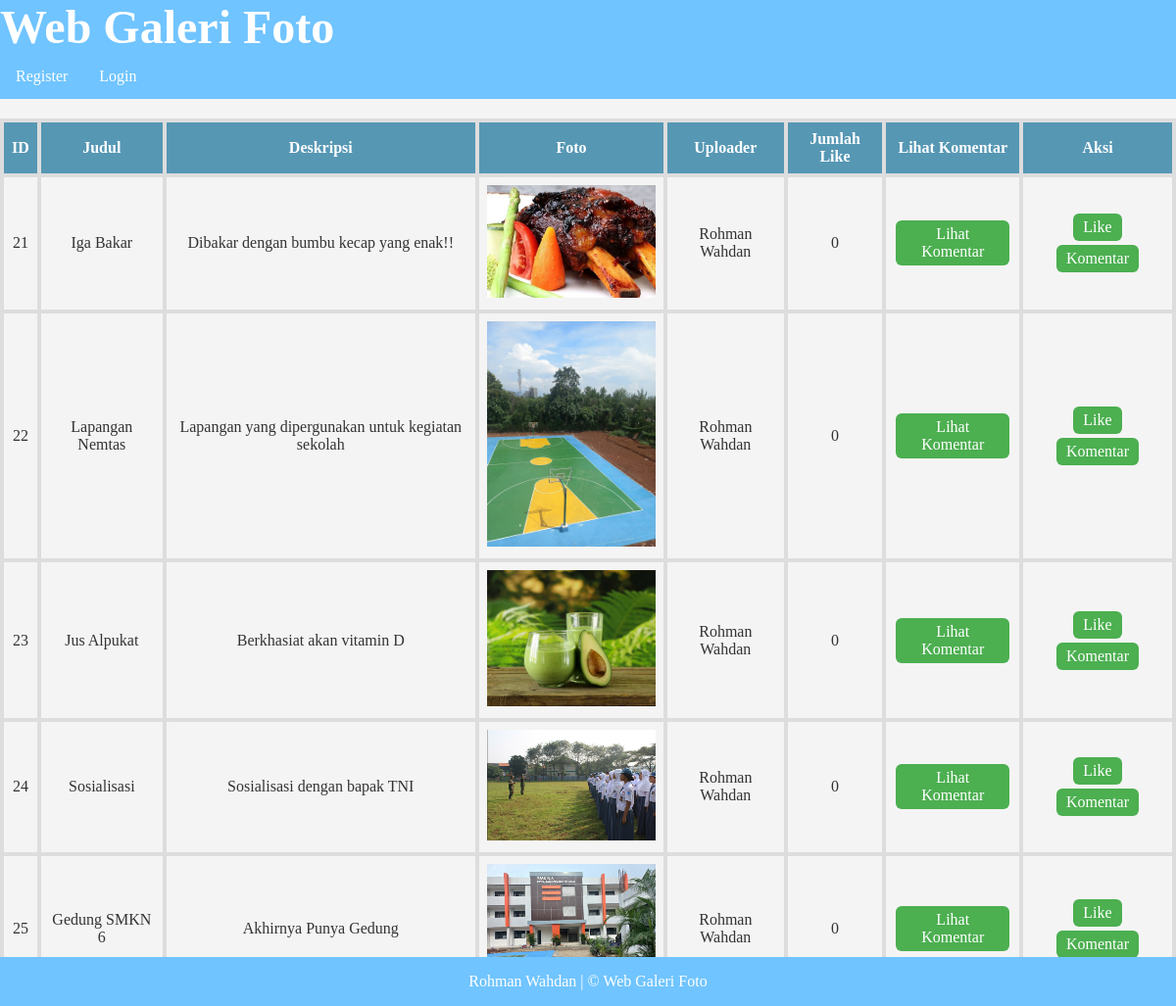
The page / on the database its author committed.
### tables this page shows
CREATE TABLE `foto` (
  `fotoid` int(11) NOT NULL,
  `judulfoto` varchar(255) NOT NULL,
  `deskripsifoto` text NOT NULL,
  `tanggalunggah` date NOT NULL,
  `lokasifile` varchar(255) NOT NULL,
  `albumid` int(11) NOT NULL,
  `userid` int(11) NOT NULL
);

CREATE TABLE `user` (
  `userid` int(11) NOT NULL,
  `username` varchar(255) NOT NULL,
  `password` varchar(255) NOT NULL,
  `email` varchar(255) NOT NULL,
  `namalengkap` varchar(255) NOT NULL,
  `alamat` text NOT NULL
);

### index.php (the view, shortened to what this page needs)
<!DOCTYPE html>
<html lang="en">
<head>
</head>
<body>
    <h1>Web Galeri Foto</h1>
    <?php
        if(!isset($_SESSION['userid'])){
    ?>
            <ul>
                <li><a href="register.php">Register</a></li>
                <li><a href="login.php">Login</a></li>
            </ul>
    <?php
        }
    ?>
    <table width="100%" border="1" cellpadding="5" cellspacing="0">
        <tr>
            <th>ID</th>
            <th>Judul</th>
            <th>Deskripsi</th>
            <th>Foto</th>
            <th>Uploader</th>
            <th>Jumlah Like</th>
            <th>Lihat Komentar</th>
            <th>Aksi</th>
        </tr>
        <?php
            include "koneksi.php";
            $sql=mysqli_query($conn,"SELECT * FROM foto,user WHERE foto.userid=user.userid");
            while($data=mysqli_fetch_array($sql)){
        ?>
            <tr>
                <td><?=$data['fotoid']?></td>
                <td><?=$data['judulfoto']?></td>
                <td><?=$data['deskripsifoto']?></td>
                <td>
                    <img src="gambar/<?=$data['lokasifile']?>" width="200px">
                </td>
                <td><?=$data['namalengkap']?></td>
                <td>
                    <?php
                        $fotoid=$data['fotoid'];
                        $sql2=mysqli_query($conn,"SELECT * from likefoto where fotoid='$fotoid'");
                        echo mysqli_num_rows($sql2);
                    ?>
                </td>
                <td>
                    <a href="lihatkomentar.php?fotoid=<?=$data['fotoid']?>">Lihat Komentar</a>
                </td>
                <td>
                    <a href="like.php?fotoid=<?=$data['fotoid']?>">Like</a>
                    <a href="komentar.php?fotoid=<?=$data['fotoid']?>">Komentar</a>
                </td>
            </tr>
        <?php
            }
        ?>
    </table>
    <div class="footer">
  <p>Rohman Wahdan | &copy; Web Galeri Foto</p>
</div>
</body>
</html>

### index.php (style rules this page uses)
body { font-family: "Lucida Console"; margin: 0; padding: 0; background-color: #f4f4f4; color: #333; }
h1 { display: block; font: 3em Lucida; font-weight: bold; margin: 0; padding: 0; color: white; background-color: #70c4ff; }
ul { list-style-type: none; margin: 0; padding: 0; overflow: hidden; background-color: #70c4ff }
li { float: left; }
li a { display: block; color: white; text-align: center; padding: 14px 16px; text-decoration: none; }
table { width: 100%; border-collapse: collapse; margin-top: 20px; }
th, td { border: 4px solid #ddd; padding: 8px; text-align: center; }
th { background-color: #5697b4; color: white; }
img { max-width: 100%; height: auto; }
td a { text-decoration: none; padding: 5px 10px; margin: 2px; display: inline-block; background-color: #4CAF50; color: white; border-radius: 6px; }
.footer { position: fixed; left: 0; bottom: 0; width: 100%; background-color: #70c4ff; color: white; text-align: center; }

### rows shown on the page
foto: fotoid "21", judulfoto "Iga Bakar", deskripsifoto "Dibakar dengan bumbu kecap yang enak!!", lokasifile (picture), userid.namalengkap "Rohman Wahdan", mysqli_num_rows($sql2) "0"
foto: fotoid "22", judulfoto "Lapangan Nemtas", deskripsifoto "Lapangan yang dipergunakan untuk kegiatan sekolah", lokasifile (picture), userid.namalengkap "Rohman Wahdan", mysqli_num_rows($sql2) "0"
foto: fotoid "23", judulfoto "Jus Alpukat", deskripsifoto "Berkhasiat akan vitamin D", lokasifile (picture), userid.namalengkap "Rohman Wahdan", mysqli_num_rows($sql2) "0"
foto: fotoid "24", judulfoto "Sosialisasi", deskripsifoto "Sosialisasi dengan bapak TNI", lokasifile (picture), userid.namalengkap "Rohman Wahdan", mysqli_num_rows($sql2) "0"
foto: fotoid "25", judulfoto "Gedung SMKN 6", deskripsifoto "Akhirnya Punya Gedung", lokasifile (picture), userid.namalengkap "Rohman Wahdan", mysqli_num_rows($sql2) "0"
